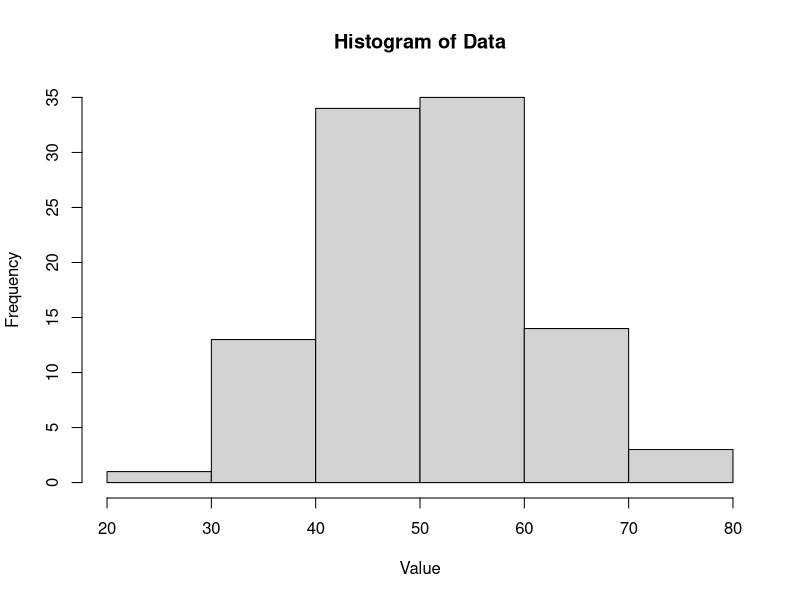
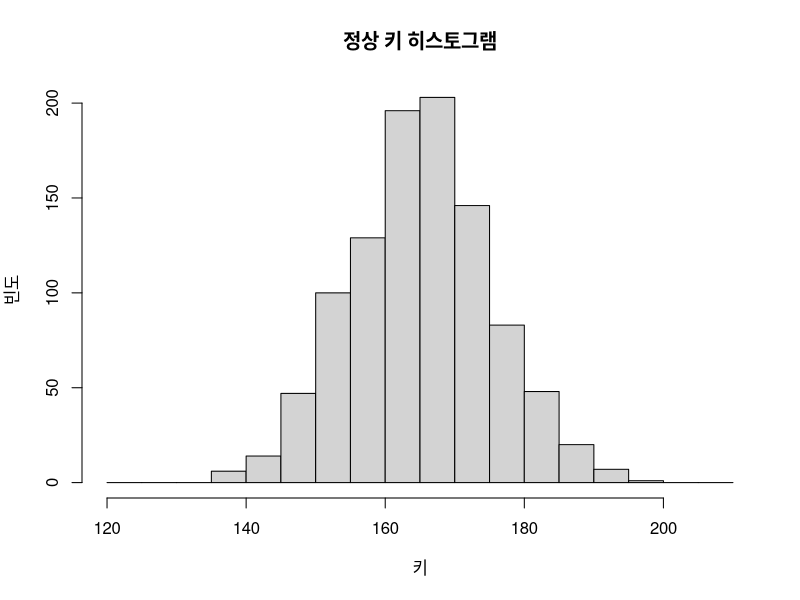
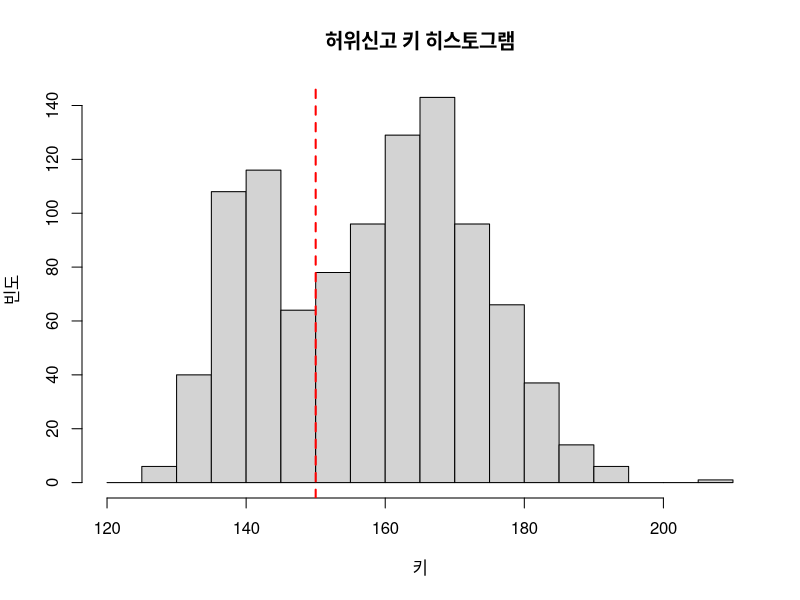

Recreate these plots in R, in order.
## ---- chunk 1
# 데이터 생성
set.seed(123) # 랜덤 시드 고정
data <- rnorm(100, mean = 50, sd = 10) # 평균 50, 표준편차 10인 정규 분포를 따르는 데이터 100개 생성
data[1:5]
## ---- chunk 2
breaks <- seq(20, 80, by = 10)
freq_table <- table(cut(data, breaks = breaks, right = FALSE))
data.frame(freq_table)
## ---- chunk 3
1+log2(100)
## ---- chunk 4
# 히스토그램 생성
hist(data, breaks = breaks, right = FALSE, main = "Histogram of Data", xlab = "Value", ylab = "Frequency")
## ---- chunk 5
data <- rnorm(1000, mean = 165,sd = 10)
breaks <- seq(120, 210, by = 5)
freq_table <- table(cut(data, breaks = breaks, right = FALSE))
hist(data, breaks = breaks, right = FALSE, main = "정상 키 히스토그램", xlab = "키", ylab = "빈도")
## ---- chunk 6
set.seed(120)
data <- rnorm(700, mean = 165,sd = 10)
data <- append(data,rnorm(300, mean = 140, sd=5))


breaks <- seq(120, 210, by = 5)
freq_table <- table(cut(data, breaks = breaks, right = FALSE))
hist(data, breaks = breaks, right = FALSE, main = "허위신고 키 히스토그램", xlab = "키", ylab = "빈도")
abline(v = 150, col = "red", lwd = 2, lty = 2)
